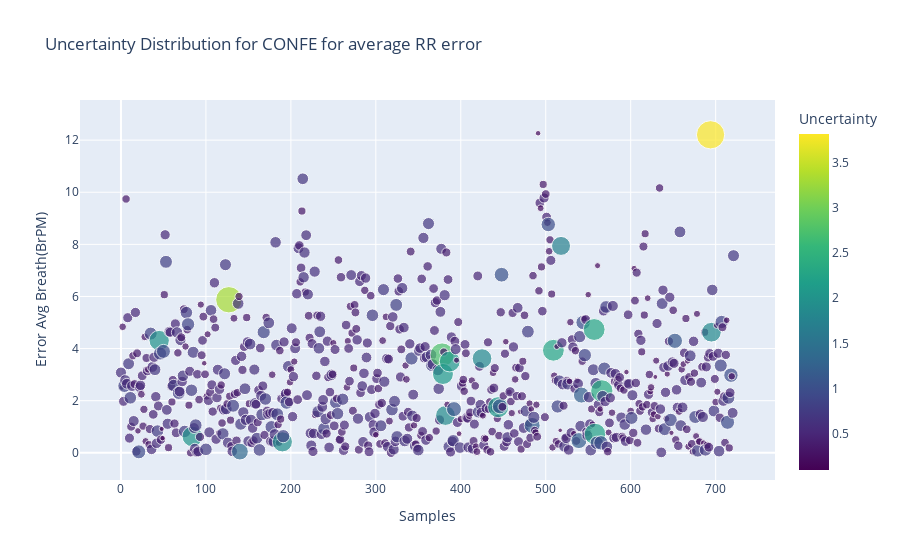
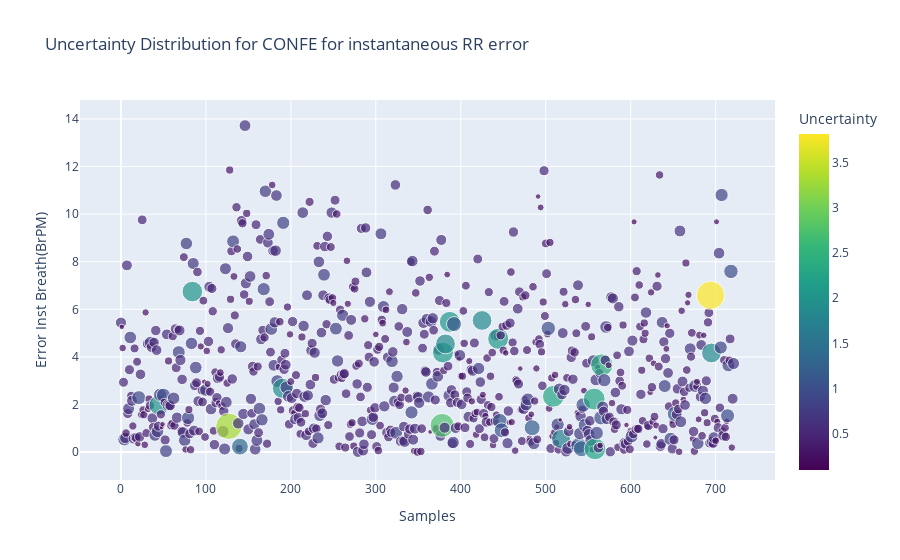

Notebook cell for these charts, in order:
### Code cell
if input_conf == 'confe':
    fig1 = px.scatter(data_confe,x = 'Samples', y="Error Avg Breath(BrPM)",title="Uncertainty Distribution for "+input_conf.upper()+ " for average RR error" ,
                     color="Uncertainty", color_continuous_scale=px.colors.sequential.Viridis, size = "Uncertainty")
    
    fig2 = px.scatter(data_confe,x = 'Samples', y="Error Inst Breath(BrPM)",title="Uncertainty Distribution for "+input_conf.upper()+ " for instantaneous RR error" ,
                     color="Uncertainty", color_continuous_scale=px.colors.sequential.Viridis,size = "Uncertainty")
    fig1.show()
    fig2.show()

### Figure 1 — Plotly figure (JSON) as saved in the notebook; plotly's stock layout.template omitted (floating-point values rounded to 4 significant figures; data arrays with more than 128 entries replaced by an {"elided": "..."} marker saying what was removed)
{"data": [{"hovertemplate": "Samples=%{x}<br>Error Avg Breath(BrPM)=%{y}<br>Uncertainty=%{marker.color}<extra></extra>", "legendgroup": "", "marker": {"color": {"elided": "722 float values"}, "coloraxis": "coloraxis", "size": {"elided": "722 float values"}, "sizemode": "area", "sizeref": 0.009546, "symbol": "circle"}, "mode": "markers", "name": "", "orientation": "v", "showlegend": false, "type": "scatter", "x": {"elided": "722 int values"}, "xaxis": "x", "y": {"elided": "722 float values"}, "yaxis": "y"}], "layout": {"coloraxis": {"colorbar": {"title": {"text": "Uncertainty"}}, "colorscale": [[0, "#440154"], [0.1111, "#482878"], [0.2222, "#3e4989"], [0.3333, "#31688e"], [0.4444, "#26828e"], [0.5556, "#1f9e89"], [0.6667, "#35b779"], [0.7778, "#6ece58"], [0.8889, "#b5de2b"], [1, "#fde725"]]}, "legend": {"itemsizing": "constant", "tracegroupgap": 0}, "title": {"text": "Uncertainty Distribution for CONFE for average RR error"}, "xaxis": {"anchor": "y", "domain": [0, 1], "title": {"text": "Samples"}}, "yaxis": {"anchor": "x", "domain": [0, 1], "title": {"text": "Error Avg Breath(BrPM)"}}}}

### Figure 2 — Plotly figure (JSON) as saved in the notebook; plotly's stock layout.template omitted (floating-point values rounded to 4 significant figures; data arrays with more than 128 entries replaced by an {"elided": "..."} marker saying what was removed)
{"data": [{"hovertemplate": "Samples=%{x}<br>Error Inst Breath(BrPM)=%{y}<br>Uncertainty=%{marker.color}<extra></extra>", "legendgroup": "", "marker": {"color": {"elided": "722 float values"}, "coloraxis": "coloraxis", "size": {"elided": "722 float values"}, "sizemode": "area", "sizeref": 0.009546, "symbol": "circle"}, "mode": "markers", "name": "", "orientation": "v", "showlegend": false, "type": "scatter", "x": {"elided": "722 int values"}, "xaxis": "x", "y": {"elided": "722 float values"}, "yaxis": "y"}], "layout": {"coloraxis": {"colorbar": {"title": {"text": "Uncertainty"}}, "colorscale": [[0, "#440154"], [0.1111, "#482878"], [0.2222, "#3e4989"], [0.3333, "#31688e"], [0.4444, "#26828e"], [0.5556, "#1f9e89"], [0.6667, "#35b779"], [0.7778, "#6ece58"], [0.8889, "#b5de2b"], [1, "#fde725"]]}, "legend": {"itemsizing": "constant", "tracegroupgap": 0}, "title": {"text": "Uncertainty Distribution for CONFE for instantaneous RR error"}, "xaxis": {"anchor": "y", "domain": [0, 1], "title": {"text": "Samples"}}, "yaxis": {"anchor": "x", "domain": [0, 1], "title": {"text": "Error Inst Breath(BrPM)"}}}}
